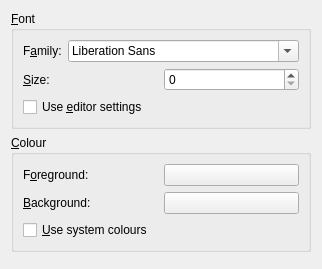
<?xml version="1.0" encoding="UTF-8"?>
<ui version="4.0">
 <class>OutputPreferences</class>
 <widget class="QWidget" name="OutputPreferences">
  <property name="geometry">
   <rect>
    <x>0</x>
    <y>0</y>
    <width>293</width>
    <height>269</height>
   </rect>
  </property>
  <layout class="QVBoxLayout" name="verticalLayout">
   <item>
    <widget class="QGroupBox" name="fontGroup">
     <property name="title">
      <string>&amp;Font</string>
     </property>
     <property name="checkable">
      <bool>false</bool>
     </property>
     <layout class="QVBoxLayout" name="verticalLayout_7">
      <item>
       <layout class="QHBoxLayout" name="horizontalLayout_6">
        <item>
         <widget class="QLabel" name="fontLabel">
          <property name="text">
           <string>F&amp;amily:</string>
          </property>
          <property name="buddy">
           <cstring>fontSelect</cstring>
          </property>
         </widget>
        </item>
        <item>
         <widget class="QFontComboBox" name="fontSelect"/>
        </item>
       </layout>
      </item>
      <item>
       <layout class="QHBoxLayout" name="horizontalLayout_7">
        <item>
         <widget class="QLabel" name="sizeLabel">
          <property name="text">
           <string>&amp;Size:</string>
          </property>
          <property name="buddy">
           <cstring>sizeSpin</cstring>
          </property>
         </widget>
        </item>
        <item>
         <widget class="QSpinBox" name="sizeSpin"/>
        </item>
       </layout>
      </item>
      <item>
       <widget class="QCheckBox" name="editorBox">
        <property name="text">
         <string>Use &amp;editor settings</string>
        </property>
       </widget>
      </item>
     </layout>
    </widget>
   </item>
   <item>
    <widget class="QGroupBox" name="colourGroup">
     <property name="title">
      <string>&amp;Colour</string>
     </property>
     <property name="alignment">
      <set>Qt::AlignLeading|Qt::AlignLeft|Qt::AlignTop</set>
     </property>
     <property name="checked">
      <bool>false</bool>
     </property>
     <layout class="QGridLayout" name="gridLayout_2">
      <item row="0" column="0">
       <widget class="QLabel" name="foreLabel">
        <property name="text">
         <string>F&amp;oreground:</string>
        </property>
        <property name="buddy">
         <cstring>foreButton</cstring>
        </property>
       </widget>
      </item>
      <item row="0" column="1">
       <widget class="QtColorPicker" name="foreButton">
        <property name="text">
         <string/>
        </property>
       </widget>
      </item>
      <item row="1" column="0">
       <widget class="QLabel" name="backLabel">
        <property name="text">
         <string>&amp;Background:</string>
        </property>
        <property name="buddy">
         <cstring>backButton</cstring>
        </property>
       </widget>
      </item>
      <item row="1" column="1">
       <widget class="QtColorPicker" name="backButton">
        <property name="text">
         <string/>
        </property>
       </widget>
      </item>
      <item row="2" column="0">
       <widget class="QCheckBox" name="syscolBox">
        <property name="text">
         <string>&amp;Use system colours</string>
        </property>
       </widget>
      </item>
     </layout>
    </widget>
   </item>
   <item>
    <spacer name="verticalSpacer_3">
     <property name="orientation">
      <enum>Qt::Vertical</enum>
     </property>
     <property name="sizeHint" stdset="0">
      <size>
       <width>20</width>
       <height>0</height>
      </size>
     </property>
    </spacer>
   </item>
  </layout>
 </widget>
 <customwidgets>
  <customwidget>
   <class>QtColorPicker</class>
   <extends>QPushButton</extends>
   <header location="global">qtcolorpicker.h</header>
  </customwidget>
 </customwidgets>
 <tabstops>
  <tabstop>fontSelect</tabstop>
  <tabstop>sizeSpin</tabstop>
  <tabstop>editorBox</tabstop>
  <tabstop>foreButton</tabstop>
  <tabstop>backButton</tabstop>
  <tabstop>syscolBox</tabstop>
 </tabstops>
 <resources/>
 <connections/>
</ui>
